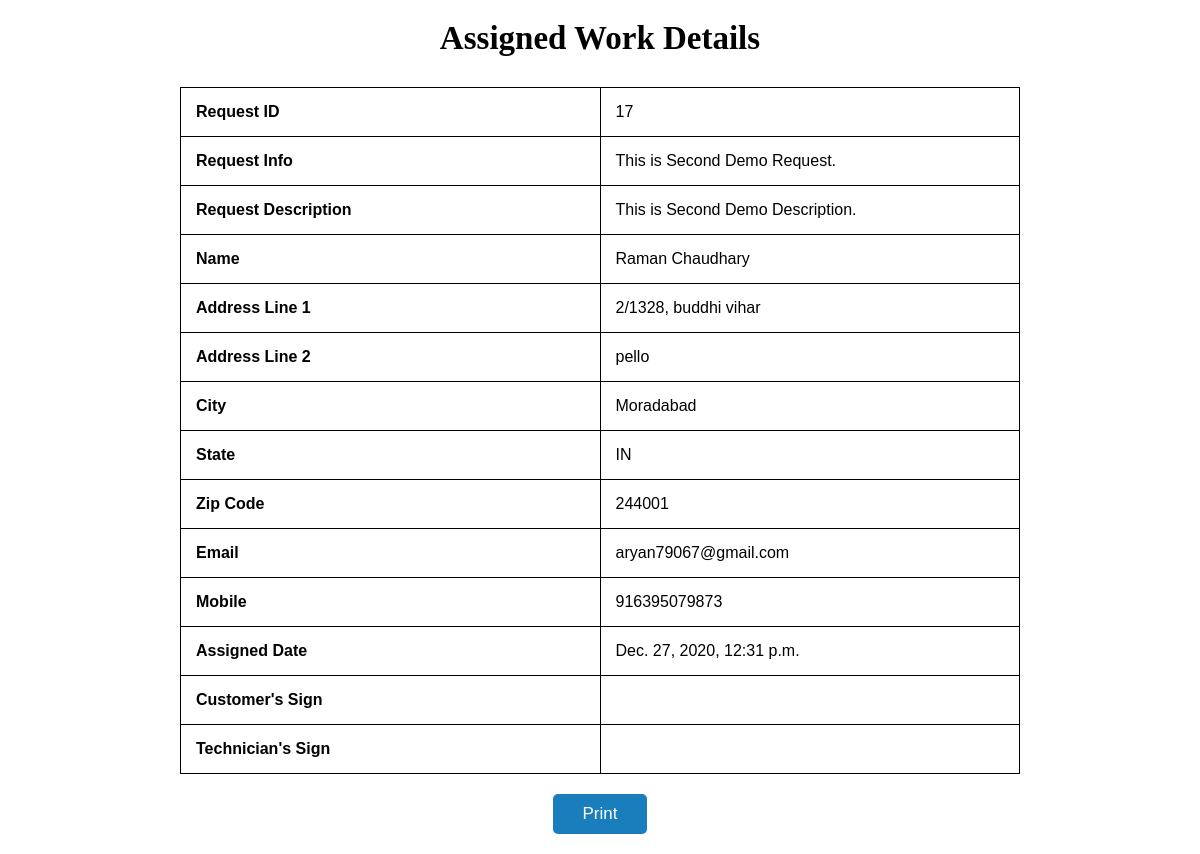
The app's page /dashboard/view_assigned_order/17 (signed in) with its own data.
### dashboard/models.py (models this page shows, shortened)
class AssignTechnician(models.Model):
    serial_no = models.AutoField(primary_key=True)
    request_id = models.IntegerField(null=True)
    request_info = models.CharField(max_length=100)
    description = models.TextField()
    name = models.CharField(max_length=25)
    address_line_1 = models.CharField(max_length=200)
    address_line_2 = models.CharField(max_length=200)
    city = models.CharField(max_length=25)
    state = models.CharField(max_length=25)
    zip_code = models.IntegerField(null=True)
    email = models.EmailField()
    mobile = models.IntegerField()
    technician = models.CharField(max_length=50)
    date = models.DateTimeField(auto_now_add=True)

### dashboard/views.py (the view)
# urls.py: path("view_assigned_order/<int:request_id>", views.view_assigned_order, name="view_assigned_order"),
def view_assigned_order(request, request_id):
    if request.user.is_superuser:
        assign_order_object = AssignTechnician.objects.filter(request_id=request_id).first()
        context = {"assign_order_object":assign_order_object}
        return render(request, "dashboard/admin/view_assigned_order.html", context)
    else:
        return HttpResponse("<h1 style='text-align: center; margin-top: 30px;'> You are not Authorized for this page </h1>")

### dashboard/context_processor.py (called while the page is built)
def user_image(request):
    if request.user.is_authenticated:
        image = UserProfilePicture.objects.filter(user=request.user).first()
        if image:
            return {
                "image":image,
            }
        else:
            return {
                "image":False,
            }
    else:
        return {
            "image":False,
        }

### templates/dashboard/admin/view_assigned_order.html (shortened to what this page needs)
{% load static %}
<!DOCTYPE html>
<html lang="en">
<head>
    <link rel="stylesheet" href="{% static 'util.css' %}">
</head>
<body>
    <div class="assigned-order-details-div">
    <h2 class="md-heading text-center">Assigned Work Details</h2>
    <table>
        <tr>
            <td>Request ID</td>
            <td>{{assign_order_object.request_id}}</td>
        </tr>
        <tr>
            <td>Request Info</td>
            <td>{{assign_order_object.request_info}}</td>
        </tr>
        <tr>
            <td>Request Description</td>
            <td>{{assign_order_object.description}}</td>
        </tr>
        <tr>
            <td>Name</td>
            <td>{{assign_order_object.name}}</td>
        </tr>
        <tr>
            <td>Address Line 1</td>
            <td>{{assign_order_object.address_line_1}}</td>
        </tr>
        <tr>
            <td>Address Line 2</td>
            <td>{{assign_order_object.address_line_2}}</td>
        </tr>
        <tr>
            <td>City</td>
            <td>{{assign_order_object.city}}</td>
        </tr>
        <tr>
            <td>State</td>
            <td>{{assign_order_object.state}}</td>
        </tr>
        <tr>
            <td>Zip Code</td>
            <td>{{assign_order_object.zip_code}}</td>
        </tr>
        <tr>
            <td>Email</td>
            <td>{{assign_order_object.email}}</td>
        </tr>
        <tr>
            <td>Mobile</td>
            <td>{{assign_order_object.mobile}}</td>
        </tr>
        <tr>
            <td>Assigned Date</td>
            <td>{{assign_order_object.date}}</td>
        </tr>
        <tr>
            <td>Customer's Sign</td>
            <td></td>
        </tr>
        <tr>
            <td>Technician's Sign</td>
            <td></td>
        </tr>
    </table>
    <div class="print-btn-div">
        <input type="button" value="Print" onclick="javascript:window.print()">
    </div>
    </div>
</body>
</html>

### static/util.css (style rules this page uses)
* { padding: 0; margin: 0; box-sizing: border-box; }
html { font-size: 62.5%; font-family: 'Playfair Display', serif; }
.md-heading { font-size: 3.3rem; }
.text-center { text-align: center; }

### templates/dashboard/admin/view_assigned_order.html (style rules this page uses)
.assigned-order-details-div h2 { margin-top: 2rem; }
table { margin: auto; margin-top: 3rem; width: 70%; }
table, td { border: 1px solid black; border-collapse: collapse; padding: 1.5rem; text-align: left; font-size: 1.6rem; font-family: Arial, Helvetica, sans-serif; }
td { width: 50%; }
td:first-child { font-weight: bold; }
.print-btn-div { text-align: center; margin: 2rem 0; }
.print-btn-div input { padding: 1rem 3rem; border: none; outline: none; background-color: rgb(26, 126, 189); font-size: 1.7rem; color: white; border-radius: .5rem; cursor: pointer; transition: all .3s ease-in; }

### records on screen
AssignTechnician: request_id "17", request_info "This is Second Demo Request.", description "This is Second Demo Description.", name "Raman Chaudhary", address_line_1 "2/1328, buddhi vihar", address_line_2 "pello", city "Moradabad", state "IN", zip_code "244001", email "aryan79067@gmail.com", mobile "916395079873", date "Dec. 27, 2020, 12:31 p.m."
